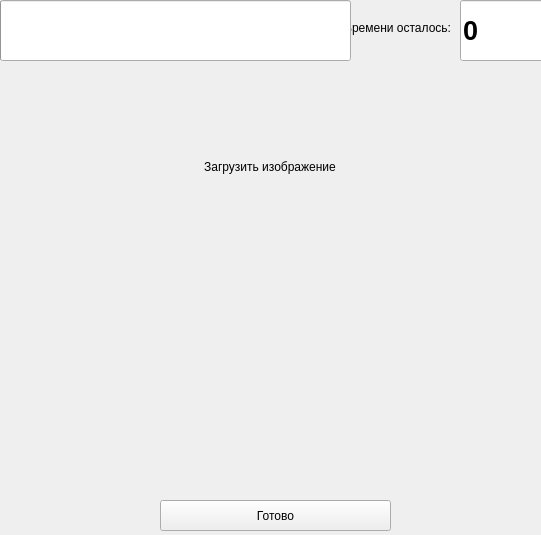
<?xml version="1.0" encoding="UTF-8"?>
<ui version="4.0">
 <class>MainWindow</class>
 <widget class="QMainWindow" name="MainWindow">
  <property name="geometry">
   <rect>
    <x>0</x>
    <y>0</y>
    <width>541</width>
    <height>535</height>
   </rect>
  </property>
  <property name="windowTitle">
   <string>MainWindow</string>
  </property>
  <widget class="QWidget" name="centralwidget">
   <property name="enabled">
    <bool>true</bool>
   </property>
   <widget class="QPushButton" name="startButton">
    <property name="geometry">
     <rect>
      <x>160</x>
      <y>500</y>
      <width>231</width>
      <height>31</height>
     </rect>
    </property>
    <property name="text">
     <string>Готово</string>
    </property>
   </widget>
   <widget class="QLabel" name="label_2">
    <property name="geometry">
     <rect>
      <x>280</x>
      <y>20</y>
      <width>171</width>
      <height>16</height>
     </rect>
    </property>
    <property name="text">
     <string>Времени осталось:</string>
    </property>
    <property name="alignment">
     <set>Qt::AlignRight|Qt::AlignTrailing|Qt::AlignVCenter</set>
    </property>
   </widget>
   <widget class="QLineEdit" name="timeChet">
    <property name="geometry">
     <rect>
      <x>460</x>
      <y>0</y>
      <width>113</width>
      <height>61</height>
     </rect>
    </property>
    <property name="font">
     <font>
      <pointsize>20</pointsize>
      <weight>75</weight>
      <bold>true</bold>
     </font>
    </property>
    <property name="text">
     <string>0</string>
    </property>
    <property name="readOnly">
     <bool>true</bool>
    </property>
   </widget>
   <widget class="QProgressBar" name="timerBar">
    <property name="geometry">
     <rect>
      <x>0</x>
      <y>0</y>
      <width>351</width>
      <height>61</height>
     </rect>
    </property>
    <property name="maximum">
     <number>429</number>
    </property>
    <property name="value">
     <number>0</number>
    </property>
    <property name="textVisible">
     <bool>false</bool>
    </property>
   </widget>
   <widget class="QPushButton" name="pushButton">
    <property name="enabled">
     <bool>true</bool>
    </property>
    <property name="geometry">
     <rect>
      <x>10</x>
      <y>72</y>
      <width>520</width>
      <height>190</height>
     </rect>
    </property>
    <property name="text">
     <string>Загрузить изображение</string>
    </property>
    <property name="iconSize">
     <size>
      <width>520</width>
      <height>190</height>
     </size>
    </property>
    <property name="checkable">
     <bool>false</bool>
    </property>
    <property name="flat">
     <bool>true</bool>
    </property>
   </widget>
   <widget class="QPushButton" name="pushButton_2">
    <property name="enabled">
     <bool>false</bool>
    </property>
    <property name="geometry">
     <rect>
      <x>120</x>
      <y>270</y>
      <width>320</width>
      <height>221</height>
     </rect>
    </property>
    <property name="text">
     <string/>
    </property>
    <property name="icon">
     <iconset>
      <normaloff>voice-search.png</normaloff>voice-search.png</iconset>
    </property>
    <property name="iconSize">
     <size>
      <width>312</width>
      <height>215</height>
     </size>
    </property>
    <property name="flat">
     <bool>true</bool>
    </property>
   </widget>
  </widget>
 </widget>
 <resources/>
 <connections/>
</ui>
